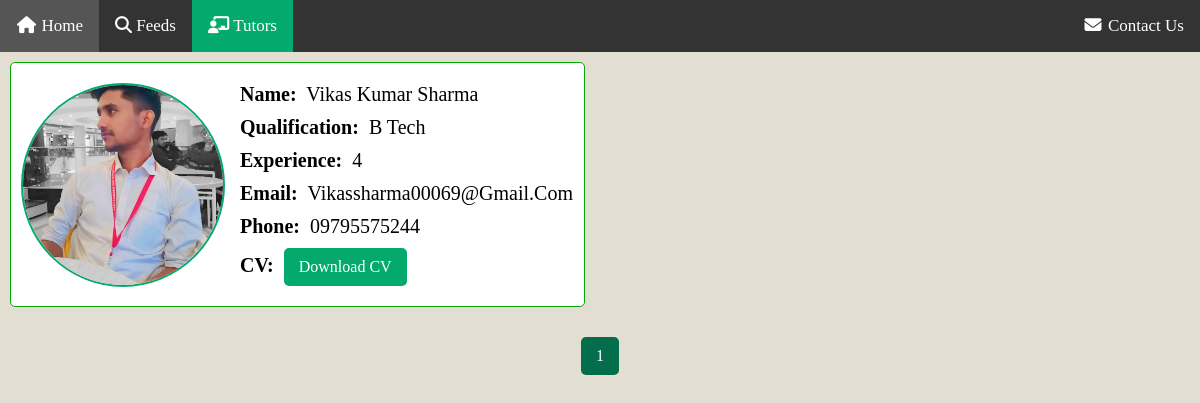
Before: /search_tutors (signed in) with the older database file.
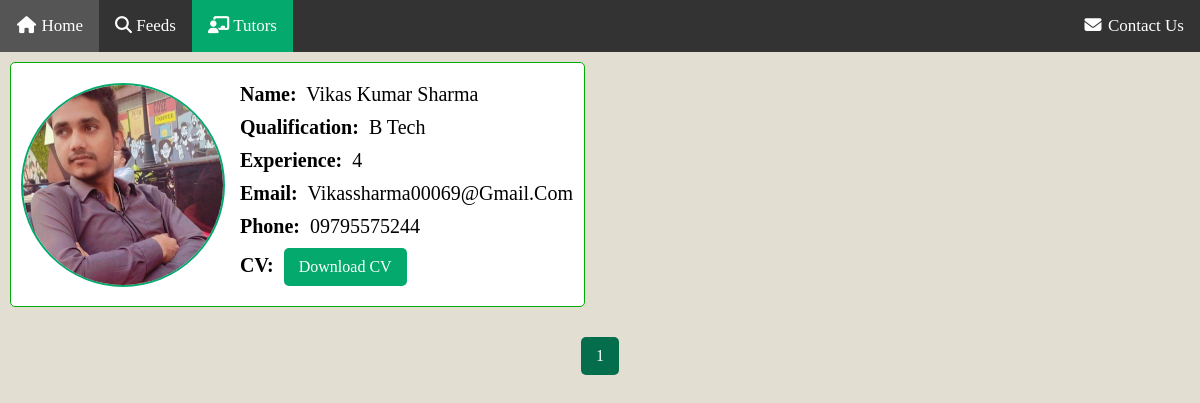
After: the same page with the newer database file.
### app.py (models this page shows)
class Tutor(db.Model):
    id = db.Column(db.Integer, primary_key=True)
    user_email = db.Column(db.String(150), db.ForeignKey('user.email'), nullable=False)
    name = db.Column(db.String(100), nullable=False)
    father_name = db.Column(db.String(100), nullable=False)
    phone = db.Column(db.String(15), nullable=False)
    aadhaar = db.Column(db.String(12), nullable=False)
    email = db.Column(db.String(120), nullable=False)
    qualification = db.Column(db.String(100), nullable=False)
    experience = db.Column(db.String(100), nullable=False)
    dob = db.Column(db.Date, nullable=False)
    working_time = db.Column(db.Time, nullable=False)
    address = db.Column(db.String(100), nullable=False)
    cv = db.Column(db.String(255))
    profile_picture = db.Column(db.String(255))

### app.py (the view)
@app.route('/search_tutors', methods=['GET'])
@login_required
def search_tutors():
    page = request.args.get('page', 1, type=int)
    tutors = Tutor.query.paginate(page=page, per_page=9)
    return render_template('search_tutors.html', tutors=tutors)

### app.py (called while the page is built)
@login_manager.user_loader
def load_user(user_id):
    return User.query.get(int(user_id))

### templates/search_tutors.html (shortened to what this page needs)
<!DOCTYPE html>
<html lang="en">
<head>
    <link rel="stylesheet" href="{{ url_for('static', filename='search_tutors.css') }}">
    <link rel="stylesheet" href="https://cdnjs.cloudflare.com/ajax/libs/font-awesome/6.5.2/css/all.min.css">
</head>
<body>
   <div class="navbar">
       <a class="{{ 'active' if request.path == url_for('home') else '' }}" href="{{ url_for('home') }}"><i class="fa fa-fw fa-home"></i> Home</a>
       <a class="{{ 'active' if request.path == url_for('feeds') else '' }}" href="{{ url_for('feeds') }}"><i class="fa-solid fa-magnifying-glass"></i> Feeds</a>
       <a class="{{ 'active' if request.path == url_for('search_tutors') else '' }}" href="{{ url_for('search_tutors') }}"><i class="fa-solid fa-chalkboard-user"></i> Tutors</a>
       <div class="rh">
           <a href="{{ url_for('contactus') }}"><i class="fa fa-fw fa-envelope"></i> Contact Us</a>
       </div>
   </div>
   <div class="container">
       {% for tutor in tutors.items %}
       <div class="tutor-box">
           <div class="profile-pic-container">
               {% if tutor.profile_picture %}
               <img src="{{ url_for('uploaded_file', filename=tutor.profile_picture) }}" alt="Profile Picture" class="profile-pic">
               {% endif %}
           </div>
           <div class="tutor-details">
               <p><span class="table-heading">Name:</span> {{ tutor.name }}</p>
               <p><span class="table-heading">Qualification:</span> {{ tutor.qualification }}</p>
               <p><span class="table-heading">Experience:</span> {{ tutor.experience }}</p>
               <p><span class="table-heading">Email:</span> {{ tutor.email }}</p>
               <p><span class="table-heading">Phone:</span> {{ tutor.phone }}</p>
               {% if tutor.cv %}
               <p><span class="table-heading">CV:</span> <a href="{{ url_for('uploaded_file', filename=tutor.cv) }}" class="cv-button" target="_blank">Download CV</a></p>
               {% endif %}
           </div>
       </div>
       {% endfor %}
   </div>
   <div class="pagination">
       {% for page_num in tutors.iter_pages() %}
       {% if page_num %}
       <a href="{{ url_for('search_tutors', page=page_num) }}" class="{{ 'active' if page_num == tutors.page else '' }}">{{ page_num }}</a>
       {% else %}
       <span>...</span>
       {% endif %}
       {% endfor %}
   </div>
</body>
</html>

Changed rows visible on the page:
changed Tutor "Vikas Kumar Sharma": profile_picture: a different picture
